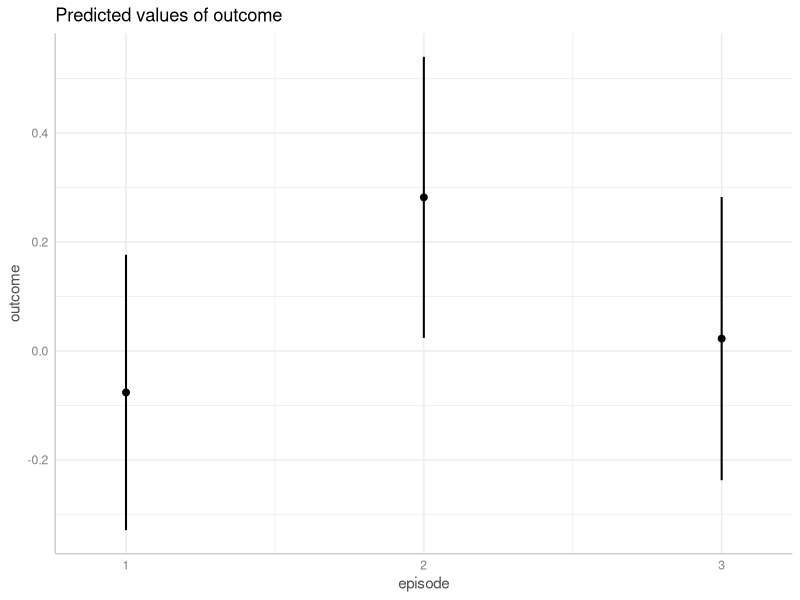
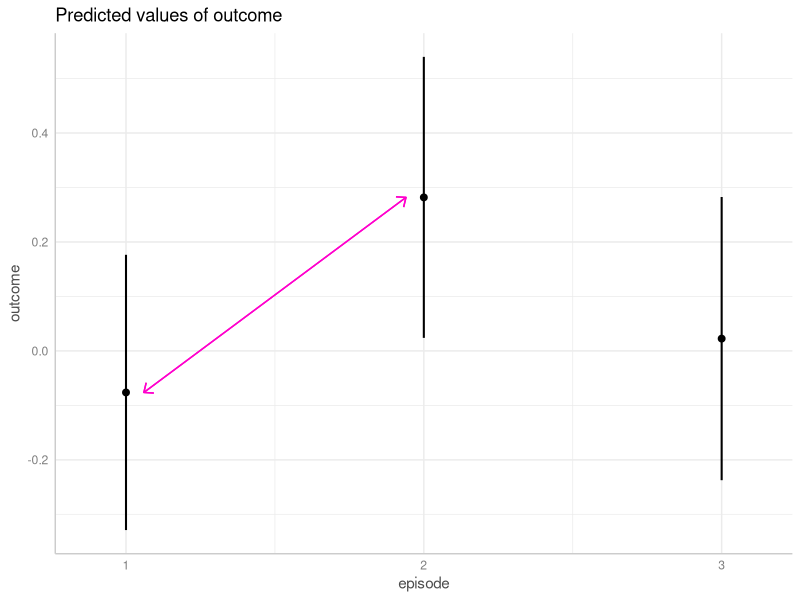

Recreate these plots in R, in order. (Note: this script raises an error after producing the figures.)
## ---- chunk 1
knitr::opts_chunk$set(
  collapse = TRUE,
  comment = "#>",
  dev = "png",
  fig.width = 7,
  fig.height = 3.5,
  message = FALSE, warning = FALSE)
options(width = 800)
arrow_color <- "#FF00cc"

if (!requireNamespace("ggplot2", quietly = TRUE) ||
    !requireNamespace("marginaleffects", quietly = TRUE) ||
    !requireNamespace("parameters", quietly = TRUE)) {
  knitr::opts_chunk$set(eval = FALSE)
}
## ---- chunk 2
library(ggeffects)
library(parameters)
library(ggplot2)

set.seed(123)
n <- 200
d <- data.frame(
  outcome = rnorm(n),
  group = as.factor(sample(c("treatment", "control"), n, TRUE)),
  episode = as.factor(sample(1:3, n, TRUE)),
  sex = as.factor(sample(c("female", "male"), n, TRUE, prob = c(.4, .6)))
)
model1 <- lm(outcome ~ group + episode, data = d)
model_parameters(model1)
## ---- chunk 3
mydf <- ggpredict(model1, "episode")
mydf

plot(mydf)
## ---- chunk 4
p <- plot(mydf)
line_data <- as.data.frame(mydf)[1:2, ]
p + geom_segment(
  data = line_data,
  aes(
    x = as.numeric(x[1]) + .06, xend = as.numeric(x[2]) - .06,
    y = predicted[1], yend = predicted[2], group = NULL, color = NULL
  ),
  color = arrow_color,
  arrow = arrow(length = unit(0.1, "inches"), ends = "both", angle = 40)
)
ht1 <- hypothesis_test(model1, "episode")
## ---- chunk 5
hypothesis_test(model1, "episode") # argument `test` defaults to "pairwise"
## ---- chunk 6
pred <- ggpredict(model1, "episode")
hypothesis_test(pred)
## ---- chunk 7
model2 <- lm(outcome ~ group * episode, data = d)
model_parameters(model2)
## ---- chunk 8
mydf <- ggpredict(model2, c("episode", "group"))
mydf

plot(mydf)
## ---- chunk 9
p <- plot(mydf)
line_data <- as.data.frame(mydf)[3:4, 1:2]
line_data$group_col <- "control"
p + geom_segment(
  data = line_data,
  aes(
    x = as.numeric(x[1]) - .06, xend = as.numeric(x[2]) + .06,
    y = predicted[1], yend = predicted[2], group = NULL, color = NULL
  ),
  color = arrow_color,
  arrow = arrow(length = unit(0.1, "inches"), ends = "both", angle = 40)
)
ht2 <- hypothesis_test(model2, c("episode", "group"))
## ---- chunk 10
# we want "episode = 2-2" and "group = control-treatment"
hypothesis_test(model2, c("episode", "group"))
## ---- chunk 11
# adjusted predictions, formatted table
ggpredict(model2, c("episode", "group"))

# adjusted predictions, compact table
hypothesis_test(model2, c("episode", "group"), test = NULL)
## ---- chunk 12
# compute specific contrast directly
hypothesis_test(model2, c("episode", "group"), test = "b2 = b5")
## ---- chunk 13
p <- plot(mydf)
line_data <- as.data.frame(mydf)[c(2, 5), 1:2]
line_data$group_col <- "treatment"
p + geom_segment(
  data = line_data,
  aes(
    x = as.numeric(x[1]) + .06, xend = as.numeric(x[2]) - .06,
    y = predicted[1], yend = predicted[2], group = NULL, color = NULL
  ),
  color = arrow_color,
  arrow = arrow(length = unit(0.1, "inches"), ends = "both", angle = 40)
)
ht3 <- hypothesis_test(model2, c("episode", "group"))
## ---- chunk 14
hypothesis_test(model2, c("episode", "group"), test = "b4 = b3")
## ---- chunk 15
ggpredict(model2, c("episode [1,3]", "group"))
## ---- chunk 16
pred <- ggpredict(model2, c("episode [1,3]", "group"))
hypothesis_test(pred, test = "b3 = b2")
## ---- chunk 17
mydf <- ggpredict(model2, c("group", "episode"))
p <- plot(mydf)
line_data <- as.data.frame(mydf)[, 1:2,]
line_data$group_col <- "1"
p + geom_segment(
  data = line_data,
  aes(
    x = as.numeric(x[1]) - 0.05, xend = as.numeric(x[1]) - 0.05,
    y = predicted[1], yend = predicted[2], group = NULL, color = NULL
  ),
  color = "orange",
  arrow = arrow(length = unit(0.1, "inches"), ends = "both", angle = 40, type = "closed")
) + geom_segment(
  data = line_data,
  aes(
    x = as.numeric(x[4]) - 0.05, xend = as.numeric(x[4]) - 0.05,
    y = predicted[4], yend = predicted[5], group = NULL, color = NULL
  ),
  color = "orange",
  arrow = arrow(length = unit(0.1, "inches"), ends = "both", angle = 40, type = "closed")
) + geom_segment(
  data = line_data,
  aes(
    x = as.numeric(x[1]) - 0.05, xend = as.numeric(x[4]) - 0.05,
    y = (predicted[1] + predicted[2]) / 2,
    yend = (predicted[4] + predicted[5]) / 2, group = NULL, color = NULL
  ),
  color = arrow_color,
  arrow = arrow(length = unit(0.1, "inches"), ends = "both", angle = 40)
)
